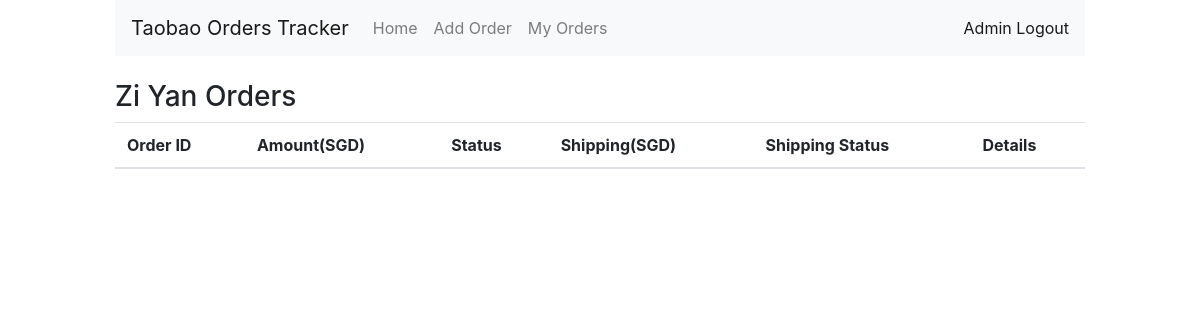
/orders (signed in), run on an earlier commit of the app's database.
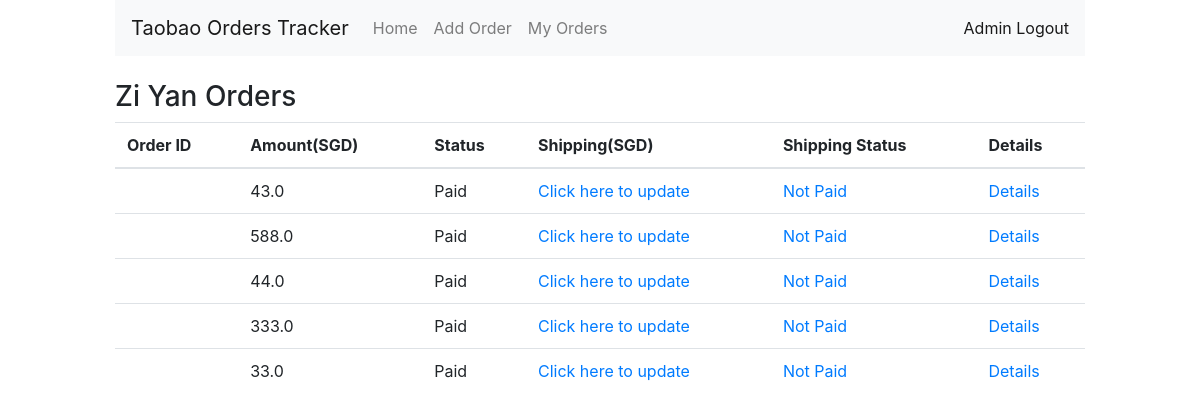
And on a later commit of the database.
### app/models.py (models this page shows, shortened)
class Orders(db.Model):
    id = db.Column(db.Integer, primary_key=True)
    order_id = db.Column(db.Integer, unique=True, index=True, nullable=True)
    amount = db.Column(db.Float)
    order_status = db.Column(db.String(64))
    ship_amount = db.Column(db.Float, nullable=True)
    ship_status = db.Column(db.String(64), nullable=True)
    user_name = db.Column(db.Integer, db.ForeignKey('user.username'))

### app/routes.py (the view)
@app.route("/orders")
@login_required
def orders():
    user = User.query.filter_by(username=current_user.username).first()
    buyer_orders = user.orders
    return render_template('orders.html',orders=buyer_orders)

### app/models.py (called while the page is built)
@login.user_loader
def load_user(id):
    return User.query.get(int(id))

### app/templates/orders.html
{% extends 'base.html' %}
{% block content %}
<h3>{{current_user.name}} Orders</h3>
<table class="table table-hover">
  <thead>
    <tr>
      <th scope="col">Order ID</th>
      <th scope="col">Amount(SGD)</th>
      <th scope="col">Status</th>
      <th scope="col">Shipping(SGD)</th>
      <th scope="col">Shipping Status</th>
      {% if current_user.is_authenticated %}
      <th scope="col">Details</th>
      {% endif %}
    </tr>
  </thead>
  <tbody>
    {% for order in orders %}
    <tr>
      {% if order.order_id == None %}
      <td></td>
      {% else %}
      <td><a target="_blank" href="https://pcs.i56.taobao.com/user/consolidation/conso_order_detail?tradeId={{ order.order_id }}">{{ order.order_id }}</a></td>
      {% endif %}
      <td>{{ order.amount }}</td>
      <td>{{ order.order_status}}</td>
      {% if order.ship_amount == None %}
      <td><a href = "/edit/{{order.id}}">Click here to update</a></td>
      {% else %}
      <td>{{ order.ship_amount}}</td>
      {% endif %}
      {% if order.ship_status == None or order.ship_status == "Not Paid" %}
      <td><a href = "/edit/{{order.id}}">Not Paid</a></td>
      {% else %}
      <td>{{order.ship_status}}</td>
      {% endif %}
      {% if current_user.is_authenticated %}
      <td><a href = "/edit/{{order.id}}">Details</a></td>
      {% endif %}
    </tr>
    {% endfor %}
  </tbody>
</table>
{% endblock %}

What changed in the data, as far as the page shows it:
added Orders: amount "43.0", order_status "Paid"
added Orders: amount "588.0", order_status "Paid"
added Orders: amount "44.0", order_status "Paid"
added Orders: amount "333.0", order_status "Paid"
added Orders: amount "33.0", order_status "Paid"
